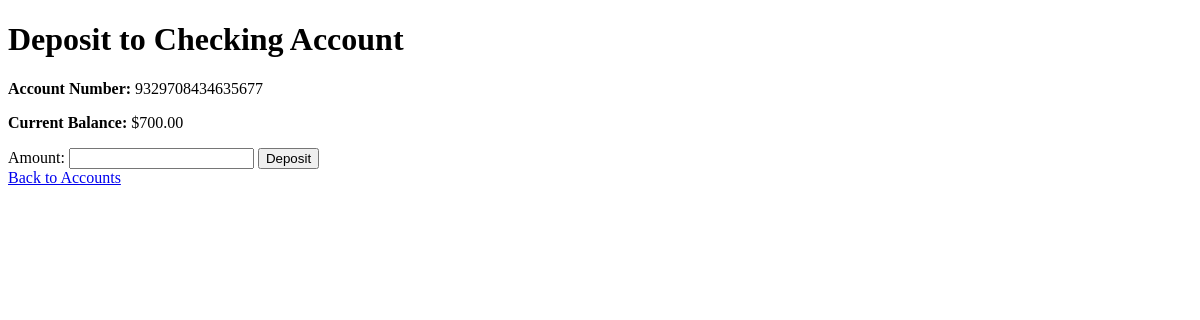
The page /transactions/deposit/1/ (signed in) on the database as committed earlier.
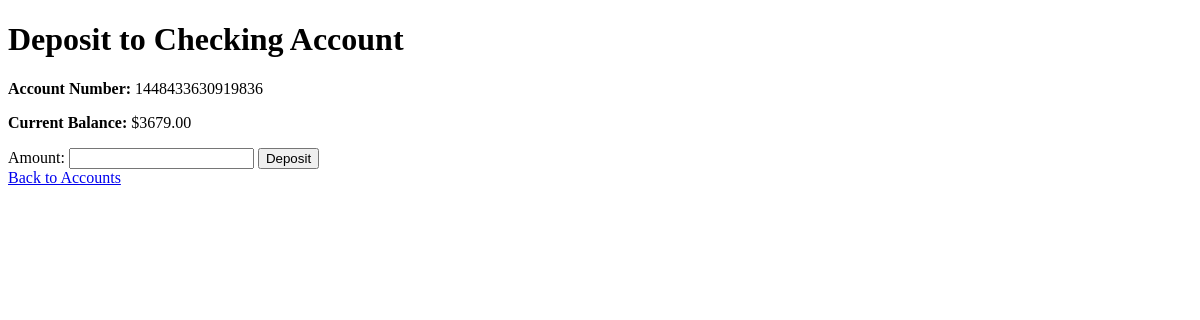
The same page on the database as committed later.
### accounts/models.py (models this page shows, shortened)
class Account(models.Model):
    ACCOUNT_TYPE = [
        ('Checking', 'Checking'),
        ('Saving', 'Saving'),
        ('Credit Card', 'Credit Card'),
    ]
    user = models.ForeignKey(
        settings.AUTH_USER_MODEL,
        on_delete=models.CASCADE,
        related_name="accounts",
        verbose_name="User",
    )
    account_type = models.CharField(
        max_length=20,
        choices=ACCOUNT_TYPE,
        verbose_name="Account Type",
    )
    account_number = models.CharField(
        max_length=16,
        unique=True,
        editable=False,
        verbose_name="Account Number"
    )
    account_password = models.CharField(
        max_length=128,
        verbose_name="Account Password",
        help_text="Password for this account. It is separate from your login password.",
    )
    balance = models.DecimalField(
        max_digits=10,
        decimal_places=2,
        default=0.00,
        verbose_name="Balance",
    )
    created_at = models.DateTimeField(
        auto_now_add=True,
        verbose_name="Created At",
    )
    is_locked = models.BooleanField(default=False)
    class Meta:
        verbose_name = "Account"

### transactions/views.py (the view, shortened to what this page needs)
# urls.py: path('deposit/<int:account_id>/', views.deposit_view, name='deposit'),
@login_required
def deposit_view(request,account_id):
    account = get_object_or_404(Account, id=account_id, user=request.user)  # get account number
    if account.is_locked:
        messages.warning(request, "This account is locked and cannot deposit.")
        return redirect('account_list')
    return render(request, 'transaction/Deposit.html', {'account': account})

### templates/transaction/Deposit.html (shortened to what this page needs)
<!DOCTYPE html>
<html>
<head>
</head>
<body>
    <h1>Deposit to {{ account.account_type }} Account</h1>
    <p><strong>Account Number:</strong> {{ account.account_number }}</p>
    <p><strong>Current Balance:</strong> ${{ account.balance }}</p>
    <form method="post">
        <label for="amount">Amount:</label>
        <input type="number" step="0.01" name="amount" id="amount" required>
        <button type="submit">Deposit</button>
    </form>
    <a href="{% url 'account_list' %}">Back to Accounts</a>
</body>
</html>

Rows that differ between the two databases and show on the page:
changed Account "Checking": account_number "9329708434635677" → "1448433630919836"; balance "700.00" → "3679.00"
